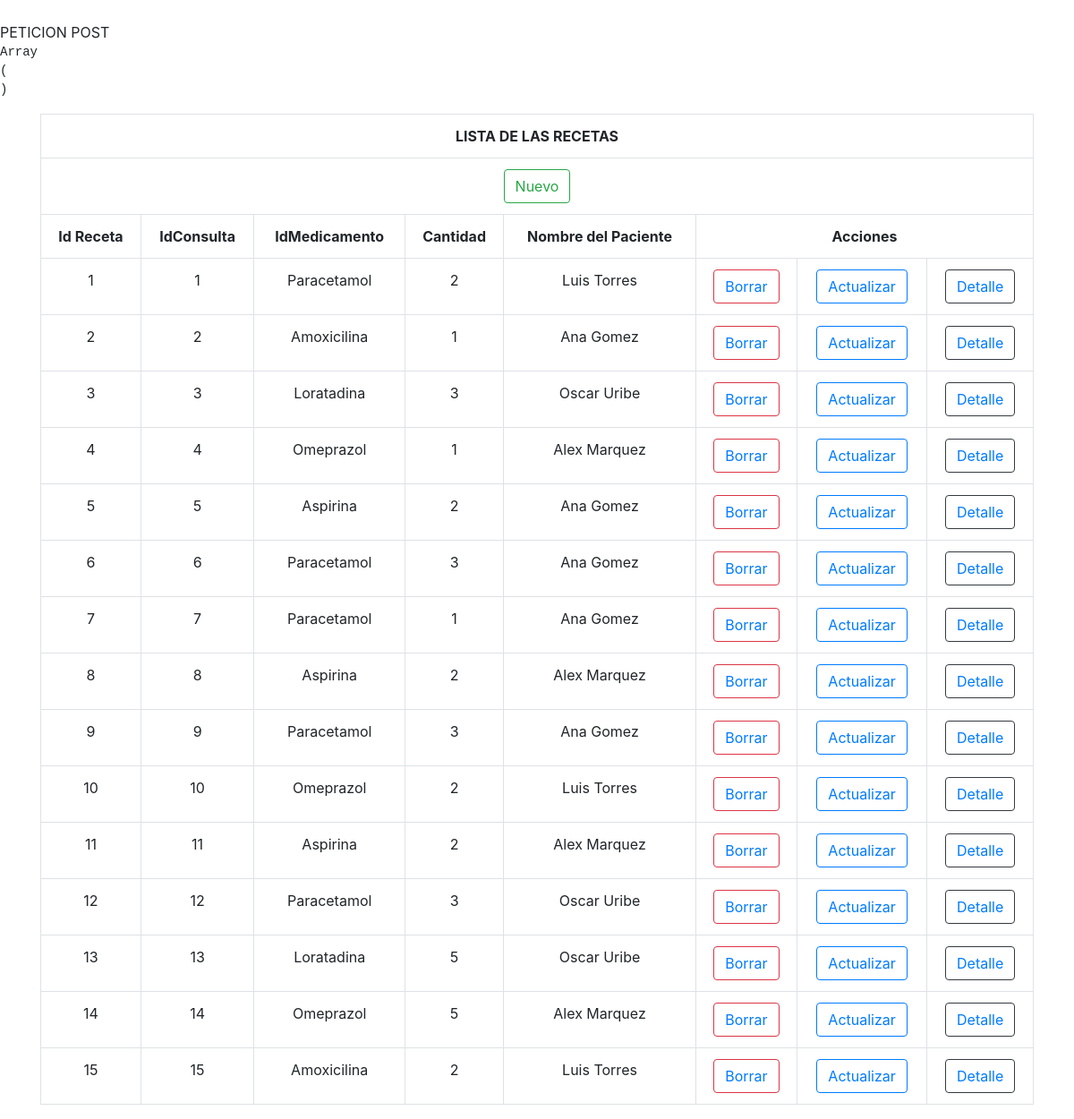
The page /Clases/Recetas/recetas.php on the database its author committed.
### tables this page shows
CREATE TABLE `recetas` (
  `IdReceta` int(11) NOT NULL,
  `IdConsulta` int(11) NOT NULL,
  `IdMedicamento` int(11) NOT NULL,
  `Cantidad` int(11) NOT NULL
);

CREATE TABLE `medicamentos` (
  `IdMedicamento` int(11) NOT NULL,
  `Nombre` varchar(50) NOT NULL,
  `Tipo` varchar(50) NOT NULL
);

CREATE TABLE `pacientes` (
  `IdPaciente` int(11) NOT NULL,
  `IdUsuario` int(11) NOT NULL,
  `Nombre` varchar(50) NOT NULL,
  `Cedula` int(10) UNSIGNED NOT NULL,
  `Edad` int(10) UNSIGNED NOT NULL,
  `Genero` varchar(50) NOT NULL,
  `Estatura (cm)` int(10) UNSIGNED NOT NULL,
  `Peso (kg)` float UNSIGNED NOT NULL,
  `Foto` varchar(20) NOT NULL
);

### www/Clases/Recetas/class.Recetas.php (the view, shortened to what this page needs)
<?php
class recetas{
    private $con;
    function __construct($cn)
    {
        $this->con = $cn;
    }
	public function get_list(){
		$d_new = "new/0";
		$d_new_final = base64_encode($d_new);
		$html = '
		<div class="container mt-10">
  <div class="table-responsive">
    <table class="table table-hover table-bordered text-center align-middle">
      <tr>
        <th colspan="8" class="text-center align-middle custom-table-title">LISTA DE LAS RECETAS</th>
      </tr>
			<tr>
			<th colspan="8" class="text-center align-middle" ><a class="btn btn-outline-success" href="recetas.php?d=' . $d_new_final . '">Nuevo</a></th>
			</tr>
			<tr>
				<th class="text-center">Id Receta</th>
				<th class="text-center">IdConsulta</th>
				<th class="text-center">IdMedicamento</th>
				<th class="text-center">Cantidad</th>
				<th class="text-center">Nombre del Paciente</th>
				<th colspan="3">Acciones</th>
			</tr>
			</div>
			</div>';
			$sql = "SELECT r.IdReceta, r.IdConsulta, r.IdMedicamento, c.FechaConsulta, c.Diagnostico,
            m.Nombre AS NombreMedicamento, m.Tipo AS TipoMedicamento, p.Nombre AS NombrePaciente, r.Cantidad
            FROM recetas r
            JOIN consultas c ON r.IdConsulta = c.IdConsulta
            JOIN medicamentos m ON r.IdMedicamento = m.IdMedicamento
            JOIN pacientes p ON c.IdPaciente = p.IdPaciente";
			$res = $this->con->query($sql);
		while($row = $res->fetch_assoc()){
			$d_del = "del/" . $row['IdReceta'];
			$d_del_final = base64_encode($d_del);
			$d_act = "act/" . $row['IdReceta'];
			$d_act_final = base64_encode($d_act);
			$d_det = "det/" . $row['IdReceta'];
			$d_det_final = base64_encode($d_det);
			$html .= '
				<tr>
					<td class="text-center">' . $row['IdReceta'] . '</td>
            		<td class="text-center">' . $row['IdConsulta'] . '</td>
           	    	<td class="text-center">' . $row['NombreMedicamento'] . '</td>
           	    	<td class="text-center">' . $row['Cantidad'] . '</td>
           	    	<td class="text-center">' . $row['NombrePaciente'] . '</td>
					<td><button class="btn btn-outline-danger"><a href="recetas.php?d=' . $d_del_final . '">Borrar</a></button></td>
					<td><button class="btn btn-outline-primary"><a href="recetas.php?d=' . $d_act_final . '">Actualizar</a></button></td>
					<td><button class="btn btn-outline-dark"><a href="recetas.php?d=' . $d_det_final . '">Detalle</a></button></td>
				</tr>';
		}
		$html .= '
		</table>';
		return $html;
	}
}
?>

### rows shown on the page
recetas: IdReceta "1", IdConsulta "1", IdMedicamento.Nombre "Paracetamol", Cantidad "2", pacientes.Nombre "Luis Torres"
recetas: IdReceta "2", IdConsulta "2", IdMedicamento.Nombre "Amoxicilina", Cantidad "1", pacientes.Nombre "Ana Gomez"
recetas: IdReceta "3", IdConsulta "3", IdMedicamento.Nombre "Loratadina", Cantidad "3", pacientes.Nombre "Oscar Uribe"
recetas: IdReceta "4", IdConsulta "4", IdMedicamento.Nombre "Omeprazol", Cantidad "1", pacientes.Nombre "Alex Marquez"
recetas: IdReceta "5", IdConsulta "5", IdMedicamento.Nombre "Aspirina", Cantidad "2", pacientes.Nombre "Ana Gomez"
recetas: IdReceta "6", IdConsulta "6", IdMedicamento.Nombre "Paracetamol", Cantidad "3", pacientes.Nombre "Ana Gomez"
recetas: IdReceta "7", IdConsulta "7", IdMedicamento.Nombre "Paracetamol", Cantidad "1", pacientes.Nombre "Ana Gomez"
recetas: IdReceta "8", IdConsulta "8", IdMedicamento.Nombre "Aspirina", Cantidad "2", pacientes.Nombre "Alex Marquez"
recetas: IdReceta "9", IdConsulta "9", IdMedicamento.Nombre "Paracetamol", Cantidad "3", pacientes.Nombre "Ana Gomez"
recetas: IdReceta "10", IdConsulta "10", IdMedicamento.Nombre "Omeprazol", Cantidad "2", pacientes.Nombre "Luis Torres"
recetas: IdReceta "11", IdConsulta "11", IdMedicamento.Nombre "Aspirina", Cantidad "2", pacientes.Nombre "Alex Marquez"
recetas: IdReceta "12", IdConsulta "12", IdMedicamento.Nombre "Paracetamol", Cantidad "3", pacientes.Nombre "Oscar Uribe"
recetas: IdReceta "13", IdConsulta "13", IdMedicamento.Nombre "Loratadina", Cantidad "5", pacientes.Nombre "Oscar Uribe"
recetas: IdReceta "14", IdConsulta "14", IdMedicamento.Nombre "Omeprazol", Cantidad "5", pacientes.Nombre "Alex Marquez"
recetas: IdReceta "15", IdConsulta "15", IdMedicamento.Nombre "Amoxicilina", Cantidad "2", pacientes.Nombre "Luis Torres"
